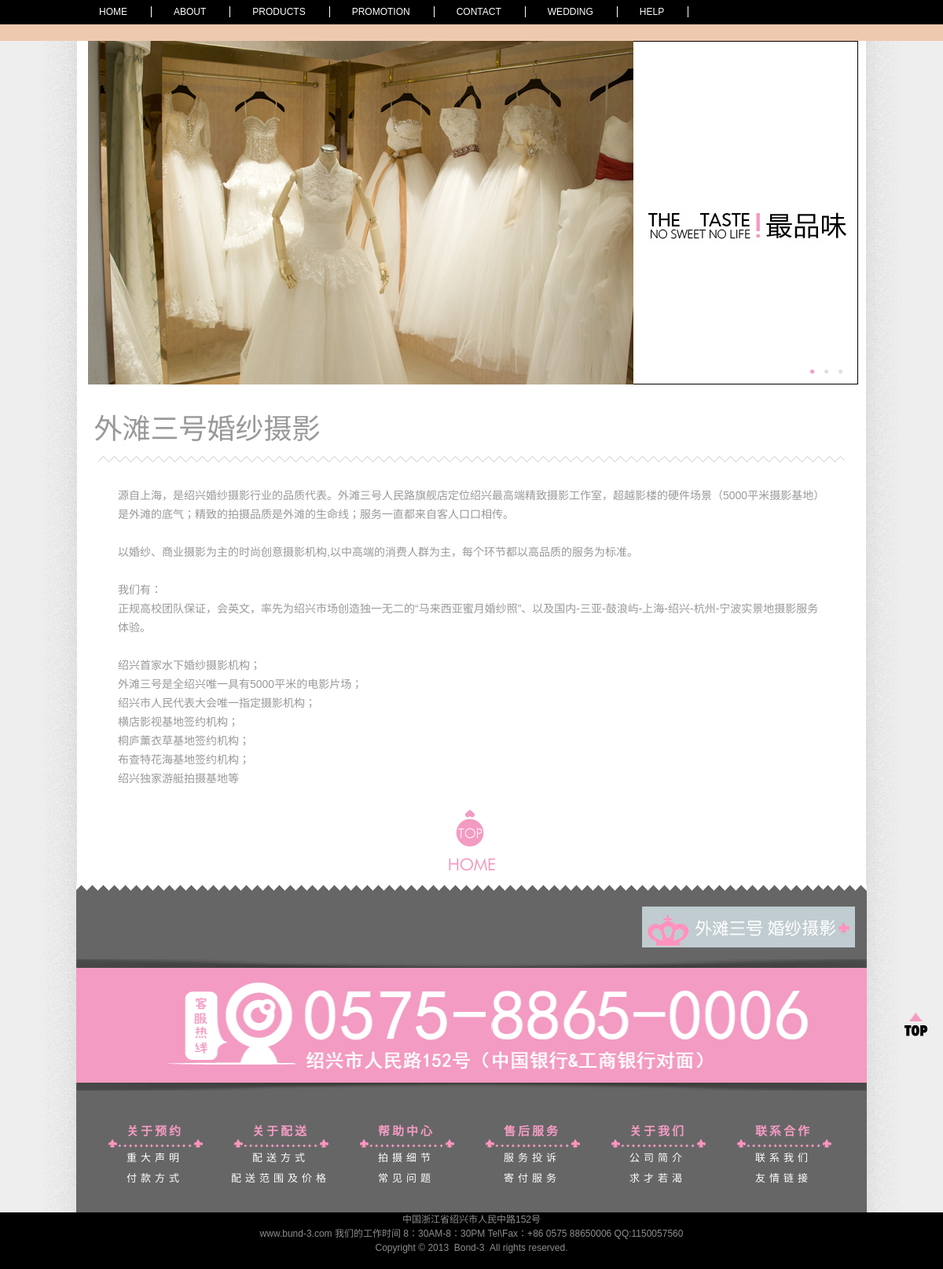
The app's page /about/about.php with its own data.
### tables this page shows
CREATE TABLE `pagesetpic` (
  `id_pagesetpic` int(11) NOT NULL auto_increment,
  `id_pageset` int(11) NOT NULL,
  `id_hr` int(11) NOT NULL,
  `title` varchar(250) NOT NULL,
  `intro` text NOT NULL,
  `url` varchar(250) NOT NULL,
  `opicname` varchar(250) NOT NULL,
  `spicname` varchar(250) NOT NULL,
  `dele` int(1) NOT NULL default '1',
  `type` varchar(3) NOT NULL,
  `indate` datetime NOT NULL,
  `modate` datetime NOT NULL,
  `deldate` datetime NOT NULL,
  `browsecount` int(11) NOT NULL,
  `ordernum` int(11) NOT NULL,
  PRIMARY KEY  (`id_pagesetpic`)
);

CREATE TABLE `pageset` (
  `id_pageset` int(11) NOT NULL auto_increment,
  `lang` int(1) NOT NULL default '1',
  `title` varchar(250) NOT NULL,
  `url` text NOT NULL,
  `pagetitle` text NOT NULL,
  `keywords` text NOT NULL,
  `description` text NOT NULL,
  `content` text NOT NULL,
  `ordernum` int(11) NOT NULL,
  PRIMARY KEY  (`id_pageset`)
);

CREATE TABLE `layout` (
  `id_layout` int(11) NOT NULL auto_increment,
  `lang` int(1) NOT NULL default '1',
  `title` varchar(250) NOT NULL,
  `url` text NOT NULL,
  `intro` text NOT NULL,
  `content` text NOT NULL,
  `openstat` int(1) NOT NULL default '1',
  `ordernum` int(11) NOT NULL,
  PRIMARY KEY  (`id_layout`)
);

### www/inc/config.php (called while the page is built, shortened)
<?php
require_once("mysql.class.php");
$db_hostname="localhost";
$db_username="root";
$db_password="123456";
$db_database="bund3";
?>

### www/inc/mysql.class.php (called while the page is built, shortened)
<?php
class mysql{
	var $Conn="";
	var $Res="";
	function mysql($strHost,$strUser,$strPwd,$strDatabase){
		$this->Conn=mysql_connect($strHost,$strUser,$strPwd)
					 or die("Sorry,canot connect to database!");
		return $this->Conn;
	}
	function Execute($strSQL){
		$this->Res=mysql_query($strSQL,$this->Conn);
	}
	function getRows(){
		$i=0;
		$arrResult=array();
		while($row =mysql_fetch_array($this->Res,MYSQL_ASSOC)){
			$arrResult[$i]=$row;
			$i++;
		}
		return $arrResult;
	}
	function fields(){
		$row =mysql_fetch_assoc($this->Res);
		return $row;
	}
}
?>

### www/inc/function.class.php (called while the page is built, shortened)
<?php
$objDB=new mysql($db_hostname,$db_username,$db_password,$db_database);
$strSQL = "select iscopy,otherheader,title,keywords,description,icp,mapcode,statistics from siteset where id_siteset=1" ;
$objDB->Execute($strSQL);
function getlayoutinfo($lid,$tableField){
global	 $objDB;
$strSQL = "select $tableField from layout where id_layout='".$lid."'" ;
$objDB->Execute($strSQL);
$getlayoutinfo=$objDB->fields();
return $getlayoutinfo;
}
function getpagesetinfo($pageid,$tableField){
global	 $objDB;
$strSQL = "select $tableField from pageset  where id_pageset='".$pageid."'" ;
$objDB->Execute($strSQL);
$getpagesetinfo=$objDB->fields();
return $getpagesetinfo;
}
function getpagesetpicnuminfo($lid,$num,$tableField){
global	 $objDB;
$strSQL = "select $tableField from pagesetpic  where id_pageset ='".$lid."' order by  id_pagesetpic asc limit 0,$num" ;
$objDB->Execute($strSQL);
$arrallpicinfo=$objDB->GetRows();
return $arrallpicinfo;
}
?>

### www/about/about.php (the view, shortened to what this page needs)
<!DOCTYPE html>
<html>
<head>
</head>
<body>
<link href="../inc/css/base.css" type="text/css" rel="stylesheet" />
<link href="../inc/css/about.css" type="text/css" rel="stylesheet" />
<div class="ui-navs" id="ui_navs">
<? require "../sub_header.php"; ?>
	<div class="ui-nav-sub clear" id="ui_nav_sub">
		<div class="wrapper"></div>
	</div>
</div>
<div class="wrapper">
	<div class="ui-dk-slider" id="ui_dk_slider_about">
		  <div id="newsSlider" >
			<div class="content doNextee container">
				<ul class="slides" id="myGallery_6">
                <?php
				$aboutpics=getpagesetpicnuminfo(1,10,'title,url,opicname as pic');
				for($i=0;$i<sizeof($aboutpics);$i++){
				?>
				<li><a target="_blank" href="<?=$aboutpics[$i][url];?>"><img src="/upload/layout/<?=$aboutpics[$i][pic];?>" height="980" width="437" /></a><dl><dt><?=$aboutpics[$i][title];?></dt><dd></dd></dl></li>
                <?php }?>
			    </ul>
			</div>
		</div>
	</div>
	<div>
		<h2 class="title-about"><?php $str=getpagesetinfo(1,'title,content,pagetitle,keywords,description');echo $str[pagetitle]?></h2>
		<div class="ui-wave"></div>
	</div>
	<div class="ui-about-cnt clear" id="ui_about_cnt">
<span style="font-size:14px; line-height:24px;"><p><?php $aboutcontent=getpagesetinfo(1,'content');echo $aboutcontent[content];?></p></span>
	</div>
	<div class="ui-weibo" id="ui_weibo">
		<a class="ui-gotop" href="#"></a>
	</div>
</div>
<a class="ui-gotop ui-gotop-float js-pos-fixed" id="ui_gotop_float" href="#"><span>Top</span></a>
<? require "../footer.php"; ?>
</body>
</html>

### www/sub_header.php
	<div class="ui-nav clear" id="ui_nav_main">
	<ul class="wrapper">
		<li class="ui-nav-item"><a  href="/" class="ui-nav-text">HOME<span>首页</span></a></li>
		<li class="ui-nav-item"><a  href="/about/about.php" class="ui-nav-text">ABOUT<span>关于外滩</span></a></li>
		<li class="ui-nav-item"><a  href="/product/product.php" class="ui-nav-text">PRODUCTS<span>摄影风格</span></a></li>
		<li class="ui-nav-item"><a  href="/news/news.php" class="ui-nav-text">PROMOTION<span>最新活动</span></a></li>
		<li class="ui-nav-item"><a  href="/about/contact.php" class="ui-nav-text">CONTACT<span>联系我们</span></a></li>
		<li class="ui-nav-item"><a  href="/about/wedding.php" class="ui-nav-text">WEDDING<span>婚纱定制</span></a></li>
		<li class="ui-nav-item"><a  href="http://www.e0575.com/user.php?nId=66331" class="ui-nav-text">HELP<span>帮助中心</span></a></li>
	</ul>
</div>

### www/footer.php
	<div class="ui-contact-box" id="ui_contact_box"  style=" margin:0 auto; width:1006px;">
		<div class="ui-wave"></div>
		<div class="text-right ui-logo">
			<img src="/inc/pics/bg-logo-gray.png" alt="" />
		</div>
		<img src="/inc/pics/txt-400-tel.png" alt="" style="width:1006px;"/>
	</div>
    	<div class="ui-list-copyright clear" id="ui_list_copyright" style=" margin:0 auto; width:1006px;">
		<ul class="ui-list">
			<li class="ui-list-item">
				<h3>关于预约</h3>
				<ul>
					<li><a target="_blank" href="#">重大声明</a></li>
					<li><a target="_blank" href="#">付款方式</a></li>
				</ul>
			</li>
			<li class="ui-list-item">
				<h3>关于配送</h3>
				<ul>
					<li><a target="_blank" href="#">配送方式</a></li>
					<li><a target="_blank" href="#">配送范围及价格</a></li>
				</ul>
			</li>
			<li class="ui-list-item">
				<h3>帮助中心</h3>
				<ul>
					<li><a target="_blank" href="#">拍摄细节</a></li>
					<li><a target="_blank" href="#">常见问题</a></li>
				</ul>
			</li>
			<li class="ui-list-item">
				<h3>售后服务</h3>
				<ul>
					<li><a target="_blank" href="#">服务投诉</a></li>
					<li><a target="_blank" href="#">寄付服务</a></li>
				</ul>
			</li>
			<li class="ui-list-item">
				<h3>关于我们</h3>
				<ul>
					<li><a target="_blank" href="/about/about.php">公司简介</a></li>
					<li><a target="_blank" href="#">求才若渴</a></li>
				</ul>
			</li>
			<li class="ui-list-item">
				<h3>联系合作</h3>
				<ul>
					<li><a target="_blank" href="/about/contact.php">联系我们</a></li>
					<li><a target="_blank" href="#">友情链接</a></li>
				</ul>
			</li>
		</ul>
	</div>
<div class="ui-footer" id="ui_footer" style=" margin:0 auto; width:100%;">
中国浙江省绍兴市人民中路152号<br>
www.bund-3.com  我们的工作时间 8：30AM-8：30PM
Tel\Fax：+86 0575 88650006 QQ:1150057560<br>
<?php $footerend=getlayoutinfo(2,'content');echo $footerend[content];?><br><br>
</div>

### www/inc/css/base.css (style rules this page uses)
﻿body,div,dl,dt,dd,ul,ol,li,h1,h2,h3,h4,h5,h6,pre,code,form,fieldset,legend,input,textarea,p,blockquote,th,td,hr { margin:0;padding:0; }
body,button,input,select,textarea { font:12px/1.5 tahoma,arial,\5b8b\4f53; }
fieldset,img,a img { border:0 }
ol,ul { list-style:none; }
h1,h2,h3,h4,h5,h6 { font-size:100%;font-weight:500; }
body { color:#999; background:#EEE url(/inc/pics/bg-main.png) 50% 0 repeat-y; -webkit-text-size-adjust:none; }
ins,a { text-decoration:none; }
.wrapper { width:1004px; margin:0 auto; overflow:hidden; background:#FFF; }
.ui-nav .wrapper, .ui-nav-sub .wrapper, .ui-slider-top .wrapper { background:none; }
.ui-list:before, .ui-list:after, .ui-custom-wrapper:before, .ui-custom-wrapper:after, .clear:before, .clear:after { content:""; display:table; }
.ui-list:after, .ui-custom-wrapper:after, .clear:after { clear:both; }
.ui-list, .clear { zoom:1; }
.text-right { text-align:right; }
.ui-navs { position:relative; margin-bottom:0px; zoom:1; }
.ui-nav-item { float:left; }
.ui-nav { background:#000; }
.ui-nav-sub { background:#efc9af; }
.ui-nav-item .ui-nav-text { padding:0 30px 0 28px; line-height:31px; *line-height:19px; *display:block; _display:inline; *margin:5px 0; color:#FFF; border-right:1px solid #fff; _background:url(about:blank) 0 0 no-repeat; }
.ui-nav-sub .wrapper { margin:0; height:21px; text-align:right; }
.ui-navs .ui-nav-text { position:relative; zoom:1; }
.ui-wave { width:950px; height:8px; -webkit-text-size-adjust:none; margin:0 auto 30px; background:url(/inc/pics/bg-wave-alpha.png) 0 0 repeat-x; }
.ui-list-item { float:left; }
.ui-list-copyright { padding:30px 0; text-align:center; background:#666; }
.ui-list-copyright h3 { padding: 5px 0 12px; font: 600 15px '微软雅黑'; letter-spacing: 3px; color: #f39bc2; background: url(/inc/pics/bg-copryright-title.png) 50% bottom no-repeat; }
.ui-list-copyright .ui-list { margin-left:20px; }
.ui-list-copyright .ui-list-item { width:160px; }
.ui-list-copyright ul a { color:#FFF; font:500 13px/2 "微软雅黑"; letter-spacing:5px; }
.ui-gotop { display:block; width:63px; height:83px; margin:0 auto; background:url(/inc/pics/bg-top.png) 0 0 no-repeat; }
.ui-weibo { text-align:center; }
.ui-weibo .ui-gotop { margin:25px auto 15px; }
.ui-contact-box { background:#666; }
.ui-contact-box .ui-wave { width:100%; margin-bottom:0; }
.ui-contact-box .ui-logo { margin:10px 0 0; padding:10px 15px 10px 0; }
.ui-footer { text-align:center; color:#8c8d8e; width:100%; background-color:#000; }
.ui-gotop-float { position:fixed; _position:absolute; right:18px; bottom:295px; width:32px; height:32px; background:url(/inc/pics/ui-service-float.png) -15px -84px no-repeat; }

### www/inc/css/about.css (style rules this page uses)
.ui-about-cnt { width:900px;margin:0 auto; }
.title-about { position:relative; width:961px; height:51px; margin:0 auto 10px; font-family:黑体; font-size:36px; zoom:1; }

### records on screen
pagesetpic: opicname (picture)
pageset: pagetitle "外滩三号婚纱摄影", content "源自上海，是绍兴婚纱摄影行业的品质代表。外滩三号人民路旗舰店定位绍兴最高端精致摄影工作室，超越影楼的硬件场景（5000平米摄影基地）是外滩的底气；精致的拍摄品质是外滩的生命线；服务一直都来自客人口口相传。 以婚纱、商业摄影为主的时尚创意摄影机构,以中高端的消费人群为主，每个环节都以高品质的服务为标准。 我们有： 正规高校团队保证，会英文，率先为绍兴市场创造独一无二的“马来西亚蜜月婚纱照”、以及国内-三亚-鼓浪屿-上海-绍兴-杭州-宁波实景地摄影服务体验。 绍兴首家水下婚纱摄影机构； 外滩三号是全绍兴唯一具有5000平米的电影片场； 绍兴市人民代表大会唯一指定摄影机构； 横店影视基地签约机构； 桐庐薰衣草基地签约机构； 布查特花海基地签约机构； 绍兴独家游艇拍摄基地等"
layout: content "Copyright © 2013 Bond-3 All rights reserved."
